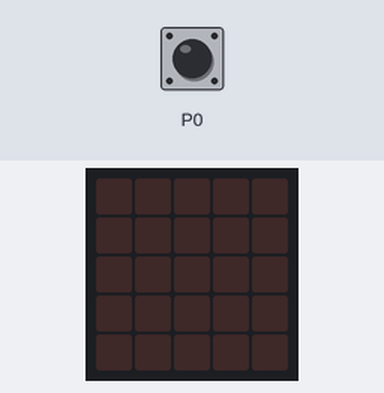
The program below on a simulated BBC micro:bit (MakeCode). Parts: the board's 5×5 LED display. The inputs (shaded band) are chosen by the test bench. Random numbers come from a fixed seed; the 48×5 strip is a reading aid, not a part: it shows the text the display is scrolling, unrolled, one strip-width of it at a time.

Above: at 1.2 s.
1.3 s: touch pin P0 pressed for 0.15 s
At 1.8 s:
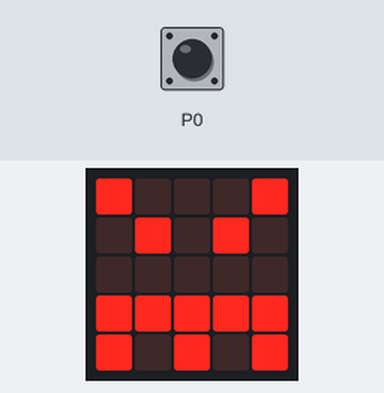
4.3 s: touch pin P0 pressed for 0.15 s
At 6.2 s:
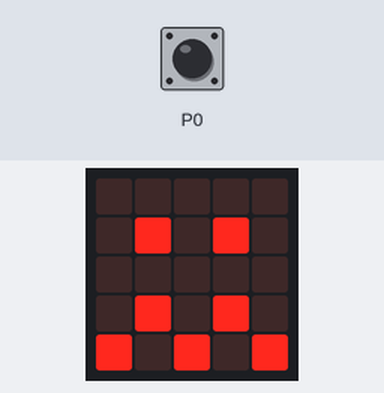
7.4 s: touch pin P0 pressed for 0.15 s
At 10.4 s:
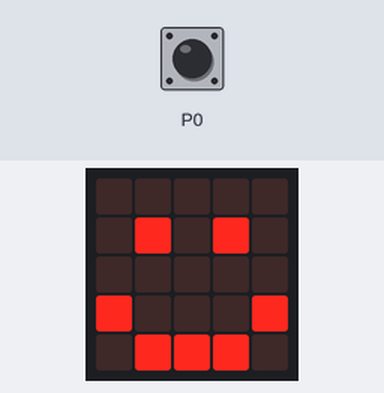
10.5 s: touch pin P0 pressed for 0.15 s
13.6 s: touch pin P0 pressed for 0.15 s
At 17.1 s:
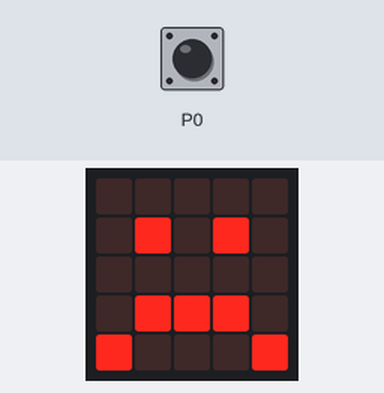

The program:

main.ts
```typescript
let love = 0
input.onPinPressed(TouchPin.P0, function () {
    love = randint(1, 100)
    if (love <= 20) {
        basic.showIcon(IconNames.Angry)
    } else {
        if (love <= 40) {
            basic.showIcon(IconNames.Sad)
        } else {
            if (love <= 80) {
                basic.showIcon(IconNames.Confused)
            } else {
                if (love <= 100) {
                    basic.showIcon(IconNames.Happy)
                }
            }
        }
    }
    basic.showNumber(love)
    basic.pause(1000)
})
```

test.ts
```typescript
// les tests vont ici ; cela ne sera pas compilé si ce paquet est utilisé en tant qu'extension.
```

Measured:
- after the input at 1.3 s, the display: changes after 0.15 s (image 1)
- what the display in image 1 shows lasts 0.6 s, from 1.5 s to 2.1 s
